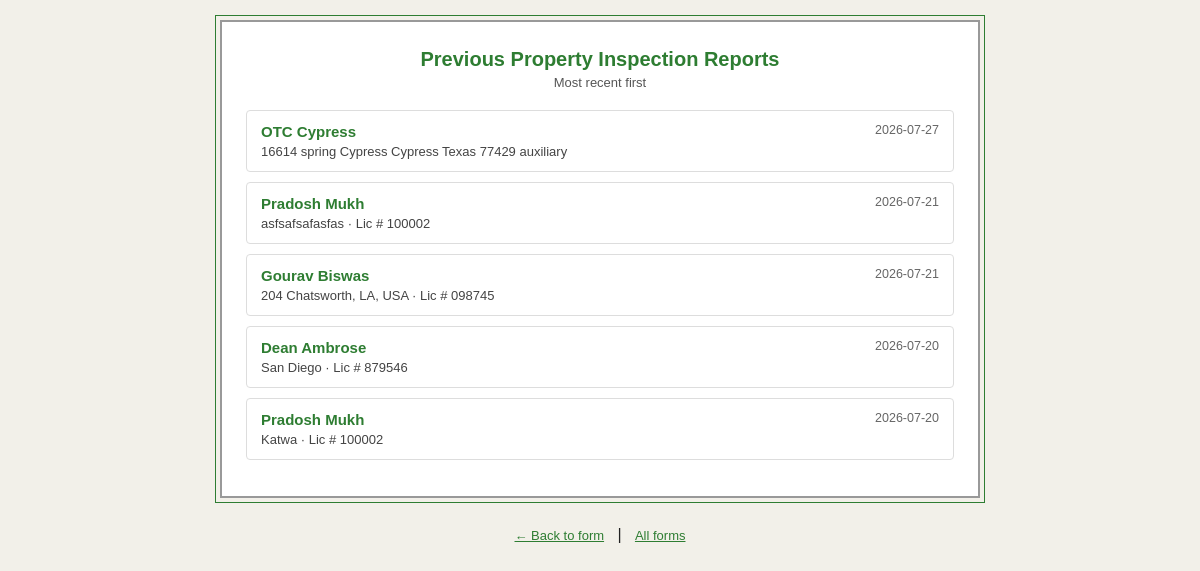
/reports_list_plumbing.php (signed in), run on the app's committed database.
### tables this page shows
CREATE TABLE `plumbing_inspections` (
  `id` varchar(40) NOT NULL,
  `report_title` varchar(255) DEFAULT '',
  `client` varchar(255) NOT NULL,
  `inspection_address` varchar(500) NOT NULL,
  `inspector_license` varchar(100) DEFAULT '',
  `inspector_name` varchar(255) DEFAULT '',
  `inspection_date` date NOT NULL,
  `scope_plumbing` tinyint(1) NOT NULL DEFAULT 0,
  `scope_electrical` tinyint(1) NOT NULL DEFAULT 0,
  `scope_hvac` tinyint(1) NOT NULL DEFAULT 0,
  `scope_other` tinyint(1) NOT NULL DEFAULT 0,
  `scope_other_text` varchar(255) DEFAULT '',
  `parties_superintendent` tinyint(1) NOT NULL DEFAULT 0,
  `parties_subcontractor` tinyint(1) NOT NULL DEFAULT 0,
  `parties_other` tinyint(1) NOT NULL DEFAULT 0,
  `parties_other_text` varchar(255) DEFAULT '',
  `weather` varchar(20) DEFAULT '',
  `time_of_inspection` varchar(20) DEFAULT '',
  `outside_temp` varchar(20) DEFAULT '',
  `additional_info` varchar(10) DEFAULT '',
  `items` longtext NOT NULL CHECK (json_valid(`items`)),
  `recipient_email` varchar(255) DEFAULT '',
  `saved_at` datetime NOT NULL
);

### reports_list_plumbing.php (the view, shortened to what this page needs)
<?php
require_once 'config.php';
$result = mysqli_query($conn, "SELECT id, report_title, client, inspection_date, inspection_address, inspector_license, saved_at FROM plumbing_inspections ORDER BY saved_at DESC LIMIT 200");
?>
<!DOCTYPE html>
<html lang="en">
<head>
<link rel="stylesheet" href="report.css">
</head>
<body>
<div class="rp-sheet list-sheet no-pagenum" style="border-color:#999;">
  <div class="list-title">Previous Property Inspection Reports</div>
  <div class="list-sub">Most recent first</div>
  <?php if (!$result || mysqli_num_rows($result) === 0): ?>
    <div class="empty">No reports have been saved yet.</div>
  <?php else: ?>
    <?php while ($row = mysqli_fetch_assoc($result)): ?>
      <a class="report-row" href="report_plumbing.php?id=<?php echo urlencode($row['id']); ?>">
        <span class="report-date"><?php echo htmlspecialchars($row['inspection_date'], ENT_QUOTES, 'UTF-8'); ?></span>
        <span class="report-client"><?php echo htmlspecialchars($row['client'], ENT_QUOTES, 'UTF-8'); ?></span>
        <div class="report-addr"><?php echo htmlspecialchars($row['inspection_address'], ENT_QUOTES, 'UTF-8'); ?><?php if ($row['inspector_license']): ?> &middot; Lic # <?php echo htmlspecialchars($row['inspector_license'], ENT_QUOTES, 'UTF-8'); ?><?php endif; ?></div>
      </a>
    <?php endwhile; ?>
  <?php endif; ?>
</div>
<div style="text-align:center;margin-top:6px;">
  <a href="form_plumbing_inspection.php" style="color:#2E7D32;font-family:Arial,sans-serif;font-size:13px;">&larr; Back to form</a>
  &nbsp;&nbsp;|&nbsp;&nbsp;
  <a href="index.php" style="color:#2E7D32;font-family:Arial,sans-serif;font-size:13px;">All forms</a>
</div>
</body>
</html>

### report.css (style rules this page uses)
body { background:#F2F0E9; font-family:Arial, Helvetica, sans-serif; color:#222; margin:0; padding:20px 10px 60px; }
.rp-sheet { max-width:760px; margin:0 auto 28px; background:#fff; border:2px solid #2E7D32; outline:1px solid #2E7D32; outline-offset:4px; padding:26px 24px; box-sizing:border-box; position:relative; counter-increment:rp-page; }
.rp-sheet::after { content:counter(rp-page); position:absolute; bottom:10px; right:16px; font-family:Arial, Helvetica, sans-serif; font-size:11px; color:#999; }
.rp-sheet.no-pagenum::after { content:none; }
body { counter-reset:rp-page; }

### reports_list_plumbing.php (style rules this page uses)
.list-sheet { max-width:760px; }
.list-title { font-family:Arial,sans-serif; font-size:20px; font-weight:bold; color:#2E7D32; margin:0 0 4px; text-align:center; }
.list-sub { text-align:center; font-family:Arial,sans-serif; font-size:13px; color:#555; margin:0 0 20px; }
.report-row { display:block; text-decoration:none; color:#222; border:1px solid #ddd; border-radius:4px; padding:12px 14px; margin-bottom:10px; font-family:Arial,sans-serif; }
.report-client { font-weight:bold; font-size:15px; color:#2E7D32; }
.report-date { float:right; font-size:12.5px; color:#666; }
.report-addr { font-size:13px; color:#444; margin-top:3px; clear:both; }

### data on the page
plumbing_inspections: inspection_date "2026-07-27", client "OTC Cypress", inspection_address "16614 spring Cypress Cypress Texas 77429 auxiliary"
plumbing_inspections: inspection_date "2026-07-21", client "Pradosh Mukh", inspection_address "asfsafsafasfas", inspector_license "100002"
plumbing_inspections: inspection_date "2026-07-21", client "Gourav Biswas", inspection_address "204 Chatsworth, LA, USA", inspector_license "098745"
plumbing_inspections: inspection_date "2026-07-20", client "Dean Ambrose", inspection_address "San Diego", inspector_license "879546"
plumbing_inspections: inspection_date "2026-07-20", client "Pradosh Mukh", inspection_address "Katwa", inspector_license "100002"
